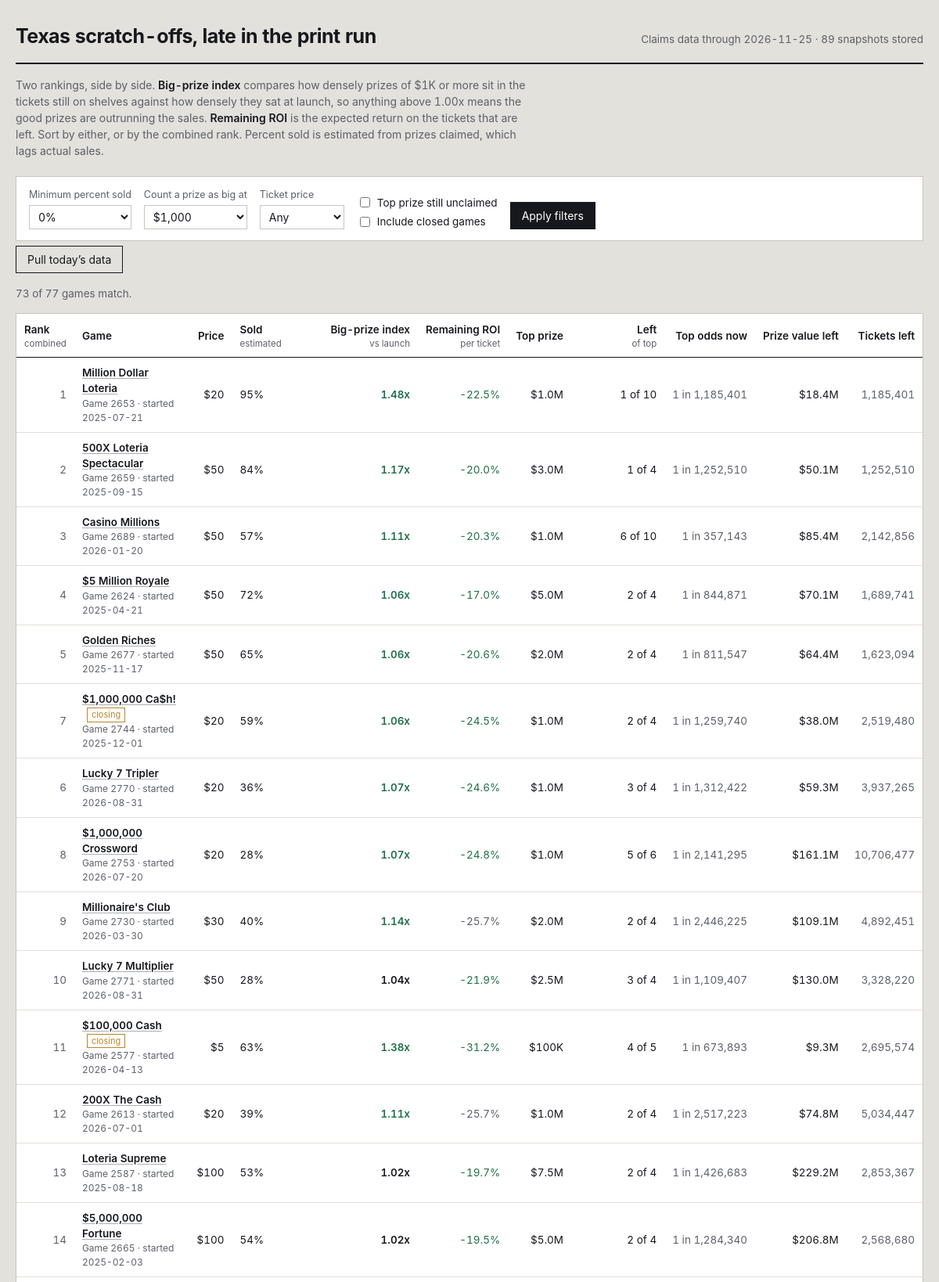
The page / (upper part) on the database its author committed.
### tables this page shows
CREATE TABLE games (
    game_number   INTEGER PRIMARY KEY,
    game_name     TEXT,
    ticket_price  REAL,
    start_date    TEXT,
    close_date    TEXT,
    total_tickets INTEGER,
    overall_odds  REAL,
    details_url   TEXT,
    closing_soon  INTEGER DEFAULT 0,
    active        INTEGER DEFAULT 1,
    first_seen    TEXT,
    last_seen     TEXT
);

### app.py (the view)
@app.route("/")
def index():
    conn = db.connect()
    db.init(conn)
    latest = db.latest_snapshot_date(conn)
    if not latest:
        conn.close()
        return render_template("empty.html", running=_refresh_state["running"])
    big_threshold = float(request.args.get("big", 1000))
    min_sold = float(request.args.get("min_sold", 0)) / 100.0
    price_filter = request.args.get("price", "")
    include_closed = request.args.get("closed") == "1"
    sort_key = request.args.get("sort", "combined")
    only_top = request.args.get("top_left") == "1"
    rows = _snapshot_rows(conn, latest, big_threshold)
    games = db.load_games(conn)
    shown = []
    for r in rows:
        g = games.get(r["game_number"], {})
        if not include_closed and not g.get("active", 1):
            continue
        if r["pct_sold"] < min_sold:
            continue
        if price_filter and float(price_filter) != r["price"]:
            continue
        if only_top and not r["top_left"]:
            continue
        shown.append(r)
    col, desc = SORTS.get(sort_key, SORTS["combined"])
    shown.sort(key=lambda r: (r.get(col) is None, r.get(col) if r.get(col) is not None else 0),
               reverse=desc)
    if not desc:
        shown = [r for r in shown if r.get(col) is not None] + \
                [r for r in shown if r.get(col) is None]
    prices = sorted({r["price"] for r in rows if r["price"]})
    history_dates = db.snapshot_dates(conn)
    conn.close()
    return render_template(
        "index.html",
        rows=shown,
        total=len(rows),
        snapshot_date=latest,
        snapshot_count=len(history_dates),
        big_threshold=int(big_threshold),
        min_sold=int(min_sold * 100),
        price_filter=price_filter,
        include_closed=include_closed,
        only_top=only_top,
        sort_key=sort_key,
        prices=prices,
        running=_refresh_state["running"],
    )

### app.py (called while the page is built)
def _snapshot_rows(conn, snapshot_date, big_threshold):
    games = db.load_games(conn)
    snap = db.load_snapshot(conn, snapshot_date)
    return metrics.rank_all(games, snap, big_threshold)

@app.template_filter("pct")
def fmt_pct(v, digits=1):
    return "—" if v is None else f"{v * 100:.{digits}f}%"

@app.template_filter("money")
def fmt_money(v):
    if v is None:
        return "—"
    if v >= 1_000_000:
        return f"${v / 1_000_000:.1f}M"
    if v >= 1_000:
        return f"${v / 1_000:,.0f}K"
    return f"${v:,.0f}"

@app.template_filter("num")
def fmt_num(v):
    return "—" if v is None else f"{v:,.0f}"

@app.template_filter("factor")
def fmt_factor(v):
    return "—" if v is None else f"{v:.2f}x"

@app.template_filter("odds")
def fmt_odds(v):
    return "—" if v is None else f"1 in {v:,.0f}"

### db.py (called while the page is built)
def connect(path=None):
    conn = sqlite3.connect(path or DB_PATH)
    conn.row_factory = sqlite3.Row
    conn.execute("PRAGMA foreign_keys = ON")
    return conn

def init(conn):
    conn.executescript(SCHEMA)
    conn.commit()

def latest_snapshot_date(conn):
    row = conn.execute("SELECT MAX(snapshot_date) AS d FROM prize_snapshots").fetchone()
    return row["d"] if row else None

def snapshot_dates(conn, game_number=None):
    if game_number is None:
        q = "SELECT DISTINCT snapshot_date FROM prize_snapshots ORDER BY snapshot_date"
        return [r[0] for r in conn.execute(q)]
    q = "SELECT DISTINCT snapshot_date FROM prize_snapshots WHERE game_number = ? ORDER BY snapshot_date"
    return [r[0] for r in conn.execute(q, (game_number,))]

def load_snapshot(conn, snapshot_date):
    out = {}
    q = """SELECT game_number, prize_level, total_prizes, prizes_claimed
           FROM prize_snapshots WHERE snapshot_date = ?"""
    for r in conn.execute(q, (snapshot_date,)):
        g = out.setdefault(r["game_number"], {"total": None, "levels": {}})
        if r["prize_level"] < 0:
            g["total"] = (r["total_prizes"], r["prizes_claimed"])
        else:
            g["levels"][r["prize_level"]] = (r["total_prizes"], r["prizes_claimed"])
    return out

def load_games(conn):
    return {r["game_number"]: dict(r) for r in conn.execute("SELECT * FROM games")}

### metrics.py (called while the page is built)
def _safe_div(a, b):
    return a / b if b else None

### templates/index.html (shortened to what this page needs)
{% extends "base.html" %}
{% macro sortlink(key, label, hint='') %}
  {% set q = request.args.to_dict() %}
  {% set _ = q.update({'sort': key}) %}
  <a href="{{ url_for('index', **q) }}">{{ label }}</a>
  {% if hint %}<span class="hint">{{ hint }}</span>{% endif %}
{% endmacro %}
{% block body %}
<header class="masthead">
  <h1>Texas scratch-offs, late in the print run</h1>
  <div class="meta">
    Claims data through {{ snapshot_date }} · {{ snapshot_count }} snapshot{{ '' if snapshot_count == 1 else 's' }} stored
  </div>
</header>
<p class="primer">
  Two rankings, side by side. <strong>Big-prize index</strong> compares how densely prizes of
  {{ big_threshold | money }} or more sit in the tickets still on shelves against how densely they
  sat at launch, so anything above 1.00x means the good prizes are outrunning the sales.
  <strong>Remaining ROI</strong> is the expected return on the tickets that are left. Sort by either,
  or by the combined rank. Percent sold is estimated from prizes claimed, which lags actual sales.
</p>
<form class="controls" method="get" action="{{ url_for('index') }}">
  <div class="field">
    <label for="min_sold">Minimum percent sold</label>
    <select id="min_sold" name="min_sold">
      {% for v in [0, 25, 50, 60, 70, 80, 90] %}
        <option value="{{ v }}" {{ 'selected' if min_sold == v }}>{{ v }}%</option>
      {% endfor %}
    </select>
  </div>
  <div class="field">
    <label for="big">Count a prize as big at</label>
    <select id="big" name="big">
      {% for v in [100, 500, 1000, 5000, 10000, 50000, 100000] %}
        <option value="{{ v }}" {{ 'selected' if big_threshold == v }}>${{ '{:,}'.format(v) }}</option>
      {% endfor %}
    </select>
  </div>
  <div class="field">
    <label for="price">Ticket price</label>
    <select id="price" name="price">
      <option value="">Any</option>
    </select>
  </div>
  <div class="checks">
    <label><input type="checkbox" name="top_left" value="1" {{ 'checked' if only_top }}> Top prize still unclaimed</label>
    <label><input type="checkbox" name="closed" value="1" {{ 'checked' if include_closed }}> Include closed games</label>
  </div>
  <button type="submit">Apply filters</button>
</form>
<form method="post" action="{{ url_for('do_refresh') }}" style="margin-bottom:16px">
  <button class="ghost" type="submit" {{ 'disabled' if running }}>
    {{ 'Pulling new data…' if running else 'Pull today’s data' }}
  </button>
</form>
<p class="count">{{ rows | length }} of {{ total }} games match.</p>
<div class="scroll">
<table>
  <thead>
    <tr>
      <th class="left">{{ sortlink('combined', 'Rank', 'combined') }}</th>
      <th class="left">Game</th>
      <th>{{ sortlink('price', 'Price') }}</th>
      <th class="left">{{ sortlink('sold', 'Sold', 'estimated') }}</th>
      <th>{{ sortlink('big', 'Big-prize index', 'vs launch') }}</th>
      <th>{{ sortlink('ev', 'Remaining ROI', 'per ticket') }}</th>
      <th>{{ sortlink('top_prize', 'Top prize') }}</th>
      <th>{{ sortlink('top_left', 'Left', 'of top') }}</th>
      <th>Top odds now</th>
      <th>{{ sortlink('value_left', 'Prize value left') }}</th>
      <th>Tickets left</th>
    </tr>
  </thead>
  <tbody>
  {% for r in rows %}
    <tr>
      <td class="rank">{{ r.rank_overall or '—' }}</td>
      <td class="left">
        <a class="name" href="{{ url_for('game_detail', game_number=r.game_number, big=big_threshold) }}">{{ r.game_name }}</a>
        {% if r.closing_soon %}<span class="tag">closing</span>{% endif %}
        <span class="sub">Game {{ r.game_number }}{% if r.start_date %} · started {{ r.start_date }}{% endif %}</span>
      </td>
      <td>${{ r.price | int }}</td>
      <td class="left sold {{ 'deep' if r.pct_sold >= 0.75 }}">
        {{ r.pct_sold | pct(0) }}
      </td>
      <td class="strong {{ 'pos' if r.big_index and r.big_index > 1.05 else ('neg' if r.big_index and r.big_index < 0.95 else '') }}">
        {{ r.big_index | factor }}
      </td>
      <td class="{{ 'pos' if r.roi_now and r.roi_now > (r.roi_start or -1) else 'dim' }}">
        {{ r.roi_now | pct }}
      </td>
      <td>{{ r.top_prize | money }}</td>
      <td>{{ r.top_left }} of {{ r.top_printed }}</td>
      <td class="dim">{{ r.top_odds_now | odds }}</td>
      <td>{{ r.value_left | money }}</td>
      <td class="dim">{{ r.tickets_left | num }}</td>
    </tr>
  {% else %}
    <tr><td colspan="11" class="left dim" style="padding:22px">No games match these filters. Loosen the minimum percent sold or clear the price filter.</td></tr>
  {% endfor %}
  </tbody>
</table>
</div>
{% endblock %}

### templates/base.html (shortened to what this page needs)
<!doctype html>
<html lang="en">
<head>
<link rel="stylesheet" href="{{ url_for('static', filename='style.css') }}">
</head>
<body>
<div class="wrap">
{% block body %}{% endblock %}
</div>
</body>
</html>

### static/style.css (style rules this page uses)
:root { --paper: #e3e1dc; --card: #ffffff; --ink: #16181d; --ink-soft: #5c6068; --rule: #c8c5be; --rule-soft: #e2e0da; --latex: #a9adb2; --good: #1f6f4a; --bad: #9b2c2c; --foil: #b8862b; --focus: #2d5bb9; }
* { box-sizing: border-box; }
html { -webkit-text-size-adjust: 100%; }
body { margin: 0; background: var(--paper); color: var(--ink); font-family: "Inter", "Segoe UI", -apple-system, BlinkMacSystemFont, Roboto, Helvetica, Arial, sans-serif; font-size: 15px; line-height: 1.5; font-variant-numeric: tabular-nums; }
a { color: var(--ink); text-decoration-color: var(--latex); text-underline-offset: 2px; }
.wrap { max-width: 1400px; margin: 0 auto; padding: 28px 20px 64px; }
.masthead { display: flex; flex-wrap: wrap; align-items: baseline; gap: 8px 20px; padding-bottom: 14px; border-bottom: 2px solid var(--ink); }
.masthead h1 { margin: 0; font-size: 25px; font-weight: 650; letter-spacing: -0.02em; }
.masthead .meta { color: var(--ink-soft); font-size: 13.5px; margin-left: auto; }
.primer { margin: 16px 0 22px; max-width: 74ch; color: var(--ink-soft); font-size: 14px; }
.primer strong { color: var(--ink); font-weight: 600; }
.controls { display: flex; flex-wrap: wrap; align-items: flex-end; gap: 16px; padding: 14px 16px; background: var(--card); border: 1px solid var(--rule); margin-bottom: 6px; }
.field { display: flex; flex-direction: column; gap: 4px; }
.field label { font-size: 12.5px; color: var(--ink-soft); }
.field select, .field input[type="number"] { font: inherit; font-size: 14px; padding: 5px 7px; border: 1px solid var(--rule); background: #fff; color: var(--ink); min-width: 108px; }
.checks { display: flex; flex-direction: column; gap: 4px; font-size: 13.5px; }
.checks label { display: flex; align-items: center; gap: 6px; }
button, .btn { font: inherit; font-size: 14px; padding: 6px 14px; border: 1px solid var(--ink); background: var(--ink); color: #fff; cursor: pointer; }
button.ghost { background: transparent; color: var(--ink); }
.count { font-size: 13.5px; color: var(--ink-soft); margin: 0 0 14px; }
.scroll { overflow-x: auto; background: var(--card); border: 1px solid var(--rule); }
table { border-collapse: collapse; width: 100%; font-size: 13.5px; }
thead th { position: sticky; top: 0; background: var(--card); text-align: right; font-weight: 600; padding: 10px 10px 8px; border-bottom: 1.5px solid var(--ink); white-space: nowrap; z-index: 2; }
thead th:first-child, thead th.left { text-align: left; }
thead th a { text-decoration: none; }
thead th .hint { display: block; font-weight: 400; font-size: 11.5px; color: var(--ink-soft); }
tbody td { padding: 9px 10px; border-bottom: 1px solid var(--rule-soft); text-align: right; white-space: nowrap; }
tbody td.left { text-align: left; white-space: normal; }
.rank { color: var(--ink-soft); width: 42px; }
.name { font-weight: 560; }
.sub { display: block; font-size: 12px; color: var(--ink-soft); font-weight: 400; }
.tag { display: inline-block; font-size: 11px; padding: 0 5px; border: 1px solid var(--foil); color: var(--foil); margin-left: 6px; vertical-align: 1px; }
.sold { min-width: 116px; }
.pos { color: var(--good); }
.dim { color: var(--ink-soft); }
.strong { font-weight: 620; }

### rows shown on the page
games: active "1", game_name "Million Dollar Loteria", game_number "2653", start_date "2025-07-21", price "20", pct_sold|pct "95%", big_index|factor "1.48x", roi_now|pct "-22.5%", top_prize "$1.0M", top_left "1", top_printed "10", top_odds_now|odds "1 in 1,185,401", value_left "$18.4M", tickets_left|num "1,185,401"
games: rank_overall "2", game_name "500X Loteria Spectacular", game_number "2659", start_date "2025-09-15", price "50", pct_sold|pct "84%", big_index|factor "1.17x", roi_now|pct "-20.0%", top_prize "$3.0M", top_left "1", top_printed "4", top_odds_now|odds "1 in 1,252,510", value_left "$50.1M", tickets_left|num "1,252,510"
games: rank_overall "3", game_name "Casino Millions", game_number "2689", start_date "2026-01-20", price "50", pct_sold|pct "57%", big_index|factor "1.11x", roi_now|pct "-20.3%", top_prize "$1.0M", top_left "6", top_printed "10", top_odds_now|odds "1 in 357,143", value_left "$85.4M", tickets_left|num "2,142,856"
games: rank_overall "4", game_name "$5 Million Royale", game_number "2624", start_date "2025-04-21", price "50", pct_sold|pct "72%", big_index|factor "1.06x", roi_now|pct "-17.0%", top_prize "$5.0M", top_left "2", top_printed "4", top_odds_now|odds "1 in 844,871", value_left "$70.1M", tickets_left|num "1,689,741"
games: rank_overall "5", game_name "Golden Riches", game_number "2677", start_date "2025-11-17", price "50", pct_sold|pct "65%", big_index|factor "1.06x", roi_now|pct "-20.6%", top_prize "$2.0M", top_left "2", top_printed "4", top_odds_now|odds "1 in 811,547", value_left "$64.4M", tickets_left|num "1,623,094"
games: rank_overall "7", game_name "$1,000,000 Ca$h!", closing_soon "closing", game_number "2744", start_date "2025-12-01", price "20", pct_sold|pct "59%", big_index|factor "1.06x", roi_now|pct "-24.5%", top_prize "$1.0M", top_left "2", top_printed "4", top_odds_now|odds "1 in 1,259,740", value_left "$38.0M", tickets_left|num "2,519,480"
games: rank_overall "6", game_name "Lucky 7 Tripler", game_number "2770", start_date "2026-08-31", price "20", pct_sold|pct "36%", big_index|factor "1.07x", roi_now|pct "-24.6%", top_prize "$1.0M", top_left "3", top_printed "4", top_odds_now|odds "1 in 1,312,422", value_left "$59.3M", tickets_left|num "3,937,265"
games: rank_overall "8", game_name "$1,000,000 Crossword", game_number "2753", start_date "2026-07-20", price "20", pct_sold|pct "28%", big_index|factor "1.07x", roi_now|pct "-24.8%", top_prize "$1.0M", top_left "5", top_printed "6", top_odds_now|odds "1 in 2,141,295", value_left "$161.1M", tickets_left|num "10,706,477"
games: rank_overall "9", game_name "Millionaire's Club", game_number "2730", start_date "2026-03-30", price "30", pct_sold|pct "40%", big_index|factor "1.14x", roi_now|pct "-25.7%", top_prize "$2.0M", top_left "2", top_printed "4", top_odds_now|odds "1 in 2,446,225", value_left "$109.1M", tickets_left|num "4,892,451"
games: rank_overall "10", game_name "Lucky 7 Multiplier", game_number "2771", start_date "2026-08-31", price "50", pct_sold|pct "28%", big_index|factor "1.04x", roi_now|pct "-21.9%", top_prize "$2.5M", top_left "3", top_printed "4", top_odds_now|odds "1 in 1,109,407", value_left "$130.0M", tickets_left|num "3,328,220"
games: rank_overall "11", game_name "$100,000 Cash", closing_soon "closing", game_number "2577", start_date "2026-04-13", price "5", pct_sold|pct "63%", big_index|factor "1.38x", roi_now|pct "-31.2%", top_prize "$100K", top_left "4", top_printed "5", top_odds_now|odds "1 in 673,893", value_left "$9.3M", tickets_left|num "2,695,574"
games: rank_overall "12", game_name "200X The Cash", game_number "2613", start_date "2026-07-01", price "20", pct_sold|pct "39%", big_index|factor "1.11x", roi_now|pct "-25.7%", top_prize "$1.0M", top_left "2", top_printed "4", top_odds_now|odds "1 in 2,517,223", value_left "$74.8M", tickets_left|num "5,034,447"
games: rank_overall "13", game_name "Loteria Supreme", game_number "2587", start_date "2025-08-18", price "100", pct_sold|pct "53%", big_index|factor "1.02x", roi_now|pct "-19.7%", top_prize "$7.5M", top_left "2", top_printed "4", top_odds_now|odds "1 in 1,426,683", value_left "$229.2M", tickets_left|num "2,853,367"
games: rank_overall "14", game_name "$5,000,000 Fortune", game_number "2665", start_date "2025-02-03", price "100", pct_sold|pct "54%", big_index|factor "1.02x", roi_now|pct "-19.5%", top_prize "$5.0M", top_left "2", top_printed "4", top_odds_now|odds "1 in 1,284,340", value_left "$206.8M", tickets_left|num "2,568,680"

### other values the page prints
{{ snapshot_date }} "2026-11-25"
{{ snapshot_count }} "89"
{{ '' if snapshot_count == 1 else 's' }} "s"
{{ big_threshold | money }} "$1K"
{{ 'Pulling new data…' if running else 'Pull today’s data' }} "Pull today’s data"
{{ rows | length }} "73"
{{ total }} "77"
{{ label }} "Rank Price Sold Big-prize index Remaining ROI Top prize Left Prize value left"
{{ hint }} "combined estimated vs launch per ticket of top"
form field min_sold "0%"
